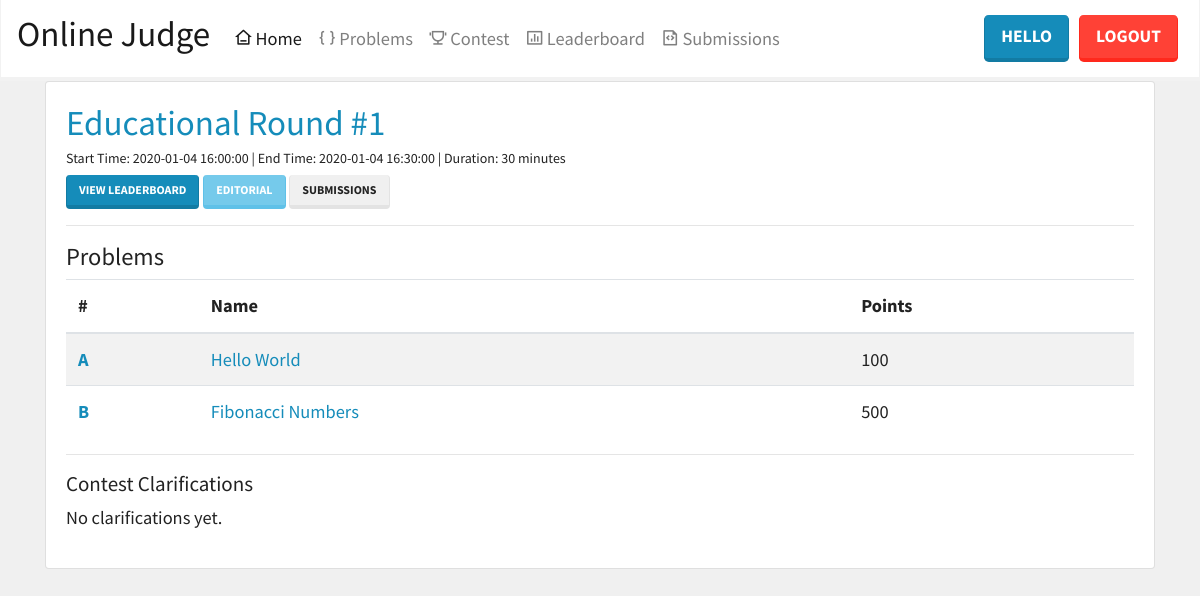
The app's page /contest/1 (signed in) with its own data.
### app/models.py (models this page shows, shortened)
class User(UserMixin, db.Model):
    id = db.Column(db.Integer, primary_key=True)
    username = db.Column(db.String(64), index=True, unique=True)
    email = db.Column(db.String(128), unique=True)
    password_hash = db.Column(db.String(128))
    is_admin = db.Column(db.Boolean, default = False)
    github_link = db.Column(db.String(128))
    registration_time = db.Column(db.DateTime, index=True, default=datetime.utcnow)
    submissions = db.relationship('Submission', backref='author', lazy='dynamic')
    contests = db.relationship('Registration', backref='contestant', lazy='dynamic')

class Contest(db.Model):
    id = db.Column(db.Integer, primary_key=True)
    title = db.Column(db.String(64))
    start_time = db.Column(db.DateTime)
    end_time = db.Column(db.DateTime)
    editorial = db.Column(db.String(5000))
    registrations = db.relationship("Registration", backref="contest", lazy="dynamic")
    problems = db.relationship("Problem", backref="contest", lazy="dynamic")

class Problem(db.Model):
    id = db.Column(db.Integer, primary_key=True)
    contest_id = db.Column(db.Integer, db.ForeignKey("contest.id"))
    title = db.Column(db.String(64))
    body = db.Column(db.Text)
    points = db.Column(db.Integer)
    difficulty = db.Column(db.String(16), index=True)
    time_limit = db.Column(db.Integer)
    memory_limit = db.Column(db.Integer)
    submissions = db.relationship('Submission', backref='problem', lazy='dynamic')
    sample_cases = db.relationship("SampleCase", backref="problem", lazy="dynamic")

### app/routes.py (the view, shortened to what this page needs)
@app.route("/contest/<int:id>", methods = ["GET", "POST"])
def contest(id):
    c = Contest.query.get(id)
    form = ContestForm()
    registration = None
    if current_user.is_authenticated:
        registration = Registration.query.filter_by(user_id=current_user.id, contest_id=id).first()
        db.session.commit()
    return render_template("contest.html", contest=c, form=form, registration=registration, current_time=datetime.utcnow(), **get_kwargs())

### app/models.py (called while the page is built)
@login.user_loader
def load_user(id):
    return User.query.get(int(id))

### app/routes.py (called while the page is built)
def get_kwargs():
    return {"login_form": LoginForm(), "registration_form": RegistrationForm()}

### app/templates/contest.html (shortened to what this page needs)
{% extends "base.html" %}
{% block content %}
<div class="container">
    <div class="card">
        <div class="card-body">
            <h1 class="card-title text-primary">{{ contest.title }}</h1>
            <h6 class="card-subtitle mb-2" role="alert">
                Start Time: {{ contest.start_time }} | End Time: {{ contest.end_time }} | Duration: {{ ((contest.end_time - contest.start_time).total_seconds() // 60)|int }} minutes
            </h6>
            <button class="btn btn-primary"> View Leaderboard </button>
            <button class="btn btn-info"> Editorial </button>
            <button class="btn btn-secondary"> Submissions </button>
            <hr>
            <p class="card-text">
                <h3> Problems </h3>
                <table class="table table-striped">
                    <thead>
                        <th scope="col">#</th>
                        <th scope="col">Name</th>
                        <th scope="col">Points</th>
                    </thead>
                    <tbody>
                    {% for problem in contest.problems|sort(attribute="points") %}
                        <tr>
                            <th scope="row"><a href={{ url_for("problem", id=problem.id) }}>{{ "ABCDEFGHIJKLMNOP"[loop.index - 1] }}</a></th>
                            <td><a href={{ url_for("problem", id=problem.id) }}>{{ problem.title }}</a></td>
                            <td>{{ problem.points }}</td>
                        </tr>
                    {% endfor %}
                    </tbody>
                </table>
            </p>
            <hr>
            <p class="card-text">
                <h4> Contest Clarifications </h4>
                <p> No clarifications yet. </p>
            </p>
        </div>
    </div>
</div>
{% endblock %}

### app/templates/base.html (shortened to what this page needs)
<!doctype html>
<html lang="en">
<head>
    <link rel="stylesheet" href="{{ url_for('static', filename='bootstrap.min.css') }}">
    <link rel="stylesheet" href="{{ url_for('static', filename='remixicon/remixicon.css') }}">
</head>
<body class="bg-secondary" style="font-size: 115%;">
    <nav class="navbar navbar-expand-lg navbar-light bg-light">
        <a class="navbar-brand" href="{{ url_for('index') }}">
            <h1>Online Judge</h1>
        </a>
        <div class="collapse navbar-collapse" id="navbarSupportedContent">
            <ul class="navbar-nav mr-auto">
                <li class="nav-item active">
                    <a class="nav-link" href="{{ url_for('index') }}"> <i class="ri-home-3-line"></i> Home</a>
                </li>
                <li class="nav-item">
                    <a class="nav-link" href="{{ url_for('problem_list') }}"><i class="ri-braces-line"></i> Problems</a>
                </li>
                <li class="nav-item">
                    <a class="nav-link" href="{{ url_for('contest_list') }}"><i class="ri-trophy-line"></i> Contest</a>
                </li>
                <li class="nav-item">
                    <a class="nav-link" href="#"><i class="ri-bar-chart-box-line"></i> Leaderboard</a>
                </li>
                <li class="nav-item">
                    <a class="nav-link" href="{{ url_for('submission_list') }}"><i class="ri-file-code-line"></i> Submissions</a>
                </li>
            </ul>
            <ul class="navbar-nav navbar-right">
                {% if current_user.is_authenticated %}
                    <li class="nav-item"><button class="btn btn-lg btn-primary" style="margin: 5px;">{{ current_user.username }}</button></li>
                    <form style="display: inline" action="/logout">
                        <li class="nav-item"><button class="btn btn-lg btn-danger" style="margin: 5px">Logout</button></li>
                    </form>
                {% endif %}
            </ul>
        </div>
    </nav>
    {% block content %}
    {% endblock %}
</body>
</html>

### app/templates/base.html (style rules this page uses)
i { float: left; margin-right: 3px; }

### records on screen
User: username "HELLO"
Contest: title "Educational Round #1", start_time "2020-01-04 16:00:00", end_time "2020-01-04 16:30:00", end_time+start_time "30"
Problem: index "A", title "Hello World", points "100"
Problem: index "B", title "Fibonacci Numbers", points "500"
